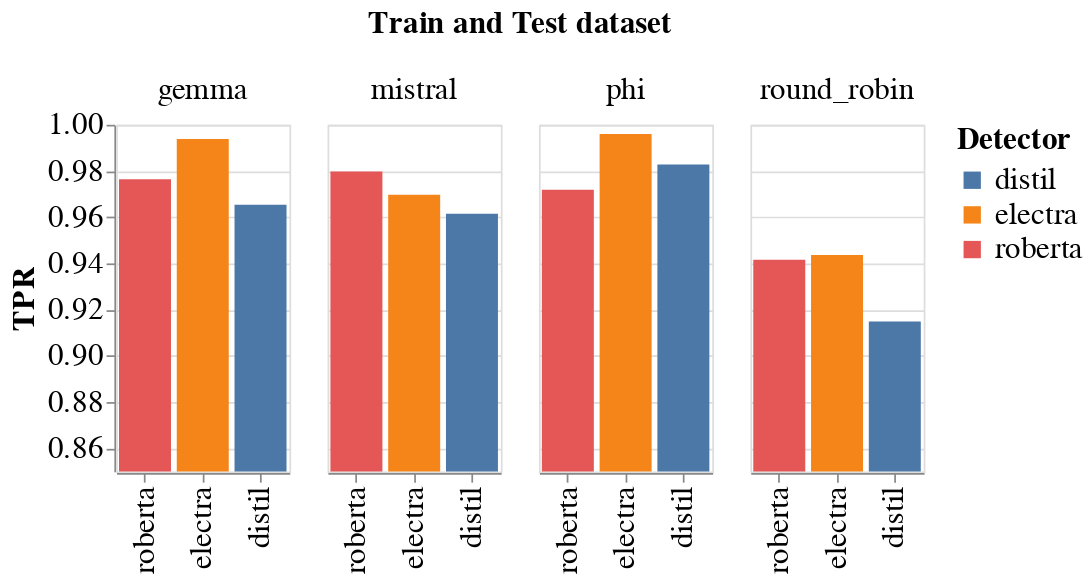

Source (notebook cell):
### Code cell
# same as above but with bar chart
bar_chart = alt.Chart(no_cross_model_df).mark_bar().encode(
    #alt.X('detector_short_name:N', sort=None, title="Detector"),
    alt.X('detector_short_name:N', sort=None, title=None),
    alt.Y('TPR:Q').scale(alt.Scale(domain=(0.85, 1), clamp=True)),
    #alt.Y('accuracy:Q'),
    alt.Color("detector_short_name:N", title="Detector"),
    column=alt.Column("dataset:N", title="Train and Test dataset")
).properties(
    width=100,
    height=200,  
).configure_axis(
    labelFontSize=18,
    titleFontSize=18,
).configure_legend(
    labelFontSize=18,
    titleFontSize=18,
    titleLimit=0
).configure_header(
    titleFontSize=18,
    labelFontSize=18
)
bar_chart.save("notebooks/plots/heatmap_no_cross_llm_bar.png")
bar_chart
